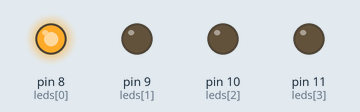
Simulated run of this sketch. Board: Arduino Uno, built with avr-gcc and run on an emulated ATmega328P. On the bench: output pins drawn as LEDs (lit = HIGH).

Above: at 0.1 s.
At 0.7 s:
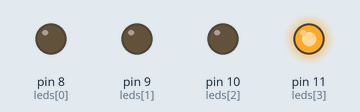
At 1.3 s:
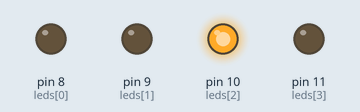
At 2.7 s:
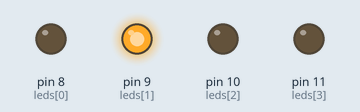
Timing chart, 0 to 3.0 s (numbered marks = the images above):
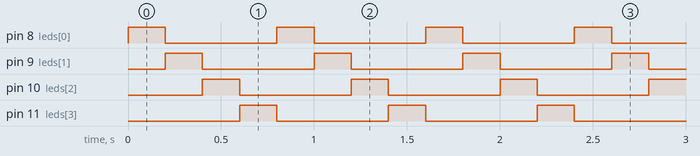

Measured:
- by itself, pin 8 (leds[0]), pin 9 (leds[1]), pin 10 (leds[2]), pin 11 (leds[3]): alternates HIGH for 0.20 s and LOW for 0.60 s
- by itself, everything shown: repeats every 0.80 s, in 4 steps

The sketch:

r4.ino
```cpp
const int leds[4] = {8, 9, 10, 11};

void setup() {
  for (int i = 0; i < 4; i++) {
    pinMode(leds[i], OUTPUT);
    digitalWrite(leds[i], LOW);
  }
}

void loop() {
  for (int i = 0; i < 4; i++) {
    digitalWrite(leds[i], HIGH); // Turn current LED ON
    delay(200);
    digitalWrite(leds[i], LOW);  // Turn current LED OFF
  }
}
```
